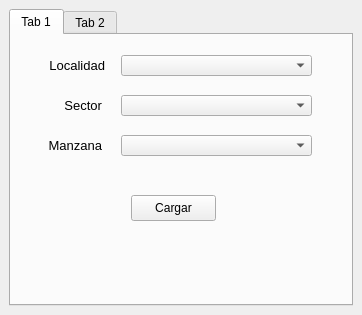
<?xml version="1.0" encoding="UTF-8"?>
<ui version="4.0">
 <class>actualizacioncatastralv2DockWidgetBase</class>
 <widget class="QDockWidget" name="actualizacioncatastralv2DockWidgetBase">
  <property name="geometry">
   <rect>
    <x>0</x>
    <y>0</y>
    <width>362</width>
    <height>315</height>
   </rect>
  </property>
  <property name="windowTitle">
   <string>actualizacioncatastralv2</string>
  </property>
  <widget class="QWidget" name="dockWidgetContents">
   <layout class="QGridLayout" name="gridLayout">
    <item row="0" column="0">
     <widget class="QTabWidget" name="tabWidget">
      <property name="currentIndex">
       <number>0</number>
      </property>
      <widget class="QWidget" name="tab">
       <attribute name="title">
        <string>Tab 1</string>
       </attribute>
       <widget class="QComboBox" name="comboLocalidad">
        <property name="geometry">
         <rect>
          <x>110</x>
          <y>20</y>
          <width>191</width>
          <height>21</height>
         </rect>
        </property>
       </widget>
       <widget class="QComboBox" name="comboSector">
        <property name="geometry">
         <rect>
          <x>110</x>
          <y>60</y>
          <width>191</width>
          <height>21</height>
         </rect>
        </property>
       </widget>
       <widget class="QComboBox" name="comboManzana">
        <property name="geometry">
         <rect>
          <x>110</x>
          <y>100</y>
          <width>191</width>
          <height>21</height>
         </rect>
        </property>
       </widget>
       <widget class="QLabel" name="label">
        <property name="geometry">
         <rect>
          <x>33</x>
          <y>20</y>
          <width>61</width>
          <height>21</height>
         </rect>
        </property>
        <property name="text">
         <string>&lt;html&gt;&lt;head/&gt;&lt;body&gt;&lt;p align=&quot;right&quot;&gt;&lt;span style=&quot; font-size:10pt;&quot;&gt;Localidad&lt;/span&gt;&lt;/p&gt;&lt;/body&gt;&lt;/html&gt;</string>
        </property>
       </widget>
       <widget class="QLabel" name="label_2">
        <property name="geometry">
         <rect>
          <x>30</x>
          <y>60</y>
          <width>61</width>
          <height>21</height>
         </rect>
        </property>
        <property name="text">
         <string>&lt;html&gt;&lt;head/&gt;&lt;body&gt;&lt;p align=&quot;right&quot;&gt;&lt;span style=&quot; font-size:10pt;&quot;&gt;Sector&lt;/span&gt;&lt;/p&gt;&lt;/body&gt;&lt;/html&gt;</string>
        </property>
       </widget>
       <widget class="QLabel" name="label_3">
        <property name="geometry">
         <rect>
          <x>30</x>
          <y>100</y>
          <width>61</width>
          <height>21</height>
         </rect>
        </property>
        <property name="text">
         <string>&lt;html&gt;&lt;head/&gt;&lt;body&gt;&lt;p align=&quot;right&quot;&gt;&lt;span style=&quot; font-size:10pt;&quot;&gt;Manzana&lt;/span&gt;&lt;/p&gt;&lt;/body&gt;&lt;/html&gt;</string>
        </property>
       </widget>
       <widget class="QPushButton" name="botonCargar">
        <property name="geometry">
         <rect>
          <x>120</x>
          <y>160</y>
          <width>85</width>
          <height>26</height>
         </rect>
        </property>
        <property name="text">
         <string>Cargar</string>
        </property>
       </widget>
      </widget>
      <widget class="QWidget" name="tab_2">
       <attribute name="title">
        <string>Tab 2</string>
       </attribute>
      </widget>
     </widget>
    </item>
   </layout>
  </widget>
 </widget>
 <resources/>
 <connections/>
</ui>
